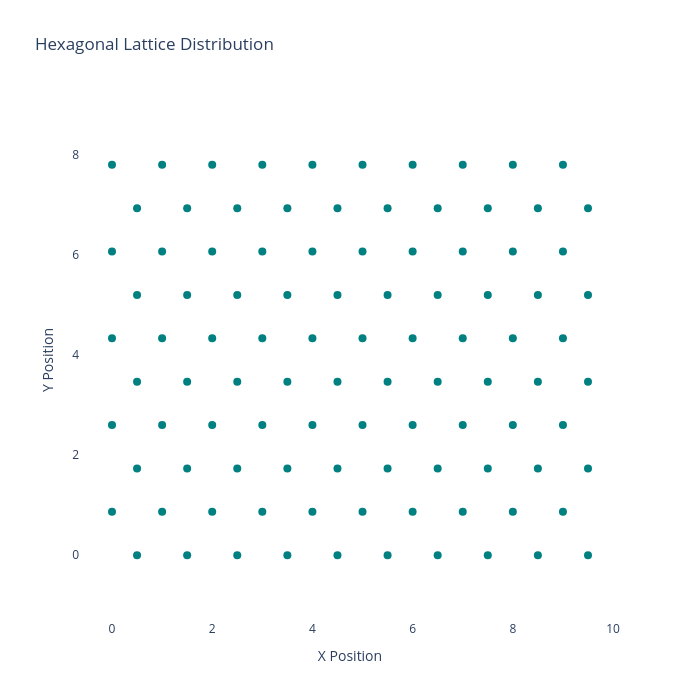

Notebook code for this chart:
### Markdown cell above
# Lattic Lorenz

### Code cell
N = 10

x = np.arange(N, dtype=float)
y = np.arange(N, dtype=float) * np.sqrt(3) / 2

xx, yy = np.meshgrid(x, y)
xx[::2] = xx[::2] + 0.5

nodes_pos = np.column_stack((xx.flatten(), yy.flatten()))

plot_grid(nodes_pos).show()
